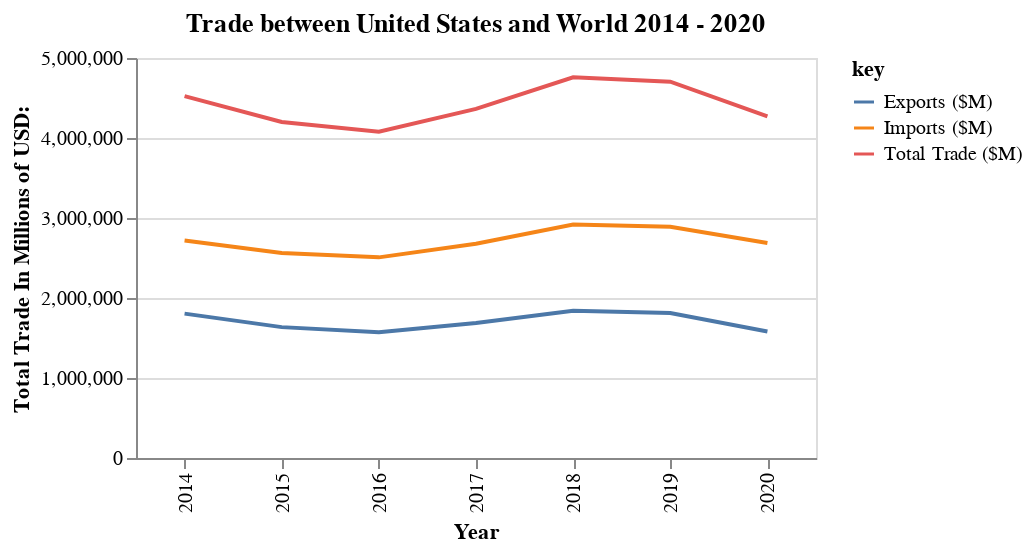

Notebook code for this chart:
### Code cell


### Figure 1 — Vega-Lite specification as saved in the notebook (floating-point values rounded to 4 significant figures)
{"config": {"view": {"continuousWidth": 400, "continuousHeight": 300}}, "layer": [{"mark": "line", "encoding": {"color": {"field": "key", "type": "nominal"}, "x": {"axis": {"title": "Year"}, "field": "year", "type": "ordinal"}, "y": {"axis": {"title": "Total Trade In Millions of USD:"}, "field": "value", "type": "quantitative"}}, "height": 200, "title": "Trade between United States and World 2014 - 2020", "transform": [{"fold": ["Total Trade ($M)", "Exports ($M)", "Imports ($M)"]}], "width": 340}, {"mark": {"type": "circle", "color": "red", "opacity": 0.0, "size": 1000}, "encoding": {"tooltip": [{"field": "Total Trade ($M)", "type": "quantitative"}, {"field": "Exports ($M)", "type": "quantitative"}, {"field": "Imports ($M)", "type": "quantitative"}], "x": {"axis": {"title": ""}, "field": "year", "type": "ordinal"}, "y": {"axis": {"title": ""}, "field": "value", "type": "quantitative"}}, "transform": [{"fold": ["Total Trade ($M)", "Exports ($M)", "Imports ($M)"]}], "width": 340}], "data": {"name": "data-9c7af2d3d4dac1cc89a666ab42e372da"}, "$schema": "https://vega.github.io/schema/vega-lite/v4.17.0.json", "datasets": {"data-9c7af2d3d4dac1cc89a666ab42e372da": [{"Trading Partner": "World", "Total Trade ($M)": 4523000.0, "RtW (%)": 0.6429, "Exports ($M)": 1805000.0, "RtW (%).1": 0.6426, "Imports ($M)": 2718000.0, "RtW (%).2": 0.6427, "Net Exports ($M)": -913600.0, "Exports Ticker": "", "Imports Ticker": "", "country": "United States", "year": 2014}, {"Trading Partner": "World", "Total Trade ($M)": 4200000.0, "RtW (%)": 0.6318, "Exports ($M)": 1636000.0, "RtW (%).1": 0.6268, "Imports ($M)": 2564000.0, "RtW (%).2": 0.6352, "Net Exports ($M)": -928000.0, "Exports Ticker": "", "Imports Ticker": "", "country": "United States", "year": 2015}, {"Trading Partner": "World", "Total Trade ($M)": 4079000.0, "RtW (%)": 0.6433, "Exports ($M)": 1571000.0, "RtW (%).1": 0.6386, "Imports ($M)": 2508000.0, "RtW (%).2": 0.6471, "Net Exports ($M)": -936900.0, "Exports Ticker": "", "Imports Ticker": "", "country": "United States", "year": 2016}, {"Trading Partner": "World", "Total Trade ($M)": 4365000.0, "RtW (%)": 0.6453, "Exports ($M)": 1688000.0, "RtW (%).1": 0.6399, "Imports ($M)": 2677000.0, "RtW (%).2": 0.6489, "Net Exports ($M)": -989600.0, "Exports Ticker": "", "Imports Ticker": "", "country": "United States", "year": 2017}, {"Trading Partner": "World", "Total Trade ($M)": 4759000.0, "RtW (%)": 0.6436, "Exports ($M)": 1840000.0, "RtW (%).1": 0.6367, "Imports ($M)": 2919000.0, "RtW (%).2": 0.6484, "Net Exports ($M)": -1079000.0, "Exports Ticker": "", "Imports Ticker": "", "country": "United States", "year": 2018}, {"Trading Partner": "World", "Total Trade ($M)": 4705000.0, "RtW (%)": 0.6489, "Exports ($M)": 1813000.0, "RtW (%).1": 0.6412, "Imports ($M)": 2891000.0, "RtW (%).2": 0.6538, "Net Exports ($M)": -1078000.0, "Exports Ticker": "", "Imports Ticker": "", "country": "United States", "year": 2019}, {"Trading Partner": "World", "Total Trade ($M)": 4270000.0, "RtW (%)": 0.6462, "Exports ($M)": 1581000.0, "RtW (%).1": 0.6406, "Imports ($M)": 2688000.0, "RtW (%).2": 0.6497, "Net Exports ($M)": -1107000.0, "Exports Ticker": "", "Imports Ticker": "", "country": "United States", "year": 2020}]}}
